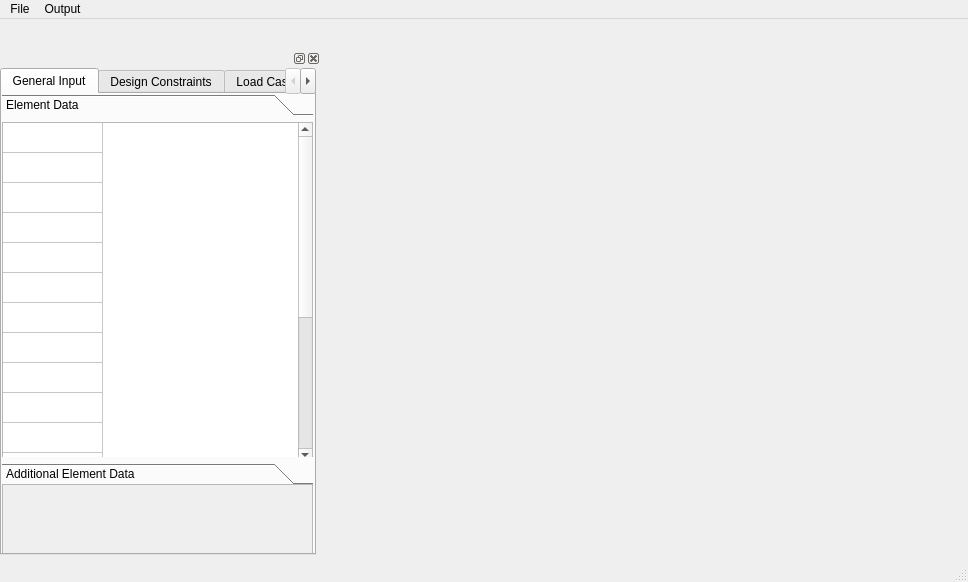
<?xml version="1.0" encoding="UTF-8"?>
<ui version="4.0">
 <class>MainWindow</class>
 <widget class="QMainWindow" name="MainWindow">
  <property name="geometry">
   <rect>
    <x>0</x>
    <y>0</y>
    <width>968</width>
    <height>582</height>
   </rect>
  </property>
  <property name="maximumSize">
   <size>
    <width>16777215</width>
    <height>16777215</height>
   </size>
  </property>
  <property name="windowTitle">
   <string>MainWindow</string>
  </property>
  <widget class="QWidget" name="centralwidget">
   <property name="enabled">
    <bool>true</bool>
   </property>
   <widget class="QDockWidget" name="dockWidget_2">
    <property name="geometry">
     <rect>
      <x>0</x>
      <y>30</y>
      <width>321</width>
      <height>511</height>
     </rect>
    </property>
    <widget class="QWidget" name="dockWidgetContents_2">
     <widget class="QTabWidget" name="tabWidget_2">
      <property name="enabled">
       <bool>true</bool>
      </property>
      <property name="geometry">
       <rect>
        <x>0</x>
        <y>0</y>
        <width>316</width>
        <height>487</height>
       </rect>
      </property>
      <property name="sizePolicy">
       <sizepolicy hsizetype="Expanding" vsizetype="Expanding">
        <horstretch>1</horstretch>
        <verstretch>1</verstretch>
       </sizepolicy>
      </property>
      <property name="maximumSize">
       <size>
        <width>316</width>
        <height>487</height>
       </size>
      </property>
      <property name="currentIndex">
       <number>0</number>
      </property>
      <widget class="QWidget" name="tab_5">
       <attribute name="title">
        <string>General Input</string>
       </attribute>
       <widget class="QToolBox" name="toolBox_2">
        <property name="geometry">
         <rect>
          <x>0</x>
          <y>0</y>
          <width>311</width>
          <height>391</height>
         </rect>
        </property>
        <property name="currentIndex">
         <number>0</number>
        </property>
        <widget class="QWidget" name="page_3">
         <property name="geometry">
          <rect>
           <x>0</x>
           <y>0</y>
           <width>311</width>
           <height>339</height>
          </rect>
         </property>
         <attribute name="label">
          <string>Element Data</string>
         </attribute>
         <widget class="QTableWidget" name="tableWidget_2">
          <property name="enabled">
           <bool>true</bool>
          </property>
          <property name="geometry">
           <rect>
            <x>0</x>
            <y>0</y>
            <width>311</width>
            <height>341</height>
           </rect>
          </property>
          <property name="showGrid">
           <bool>true</bool>
          </property>
          <property name="gridStyle">
           <enum>Qt::SolidLine</enum>
          </property>
          <property name="sortingEnabled">
           <bool>false</bool>
          </property>
          <property name="wordWrap">
           <bool>true</bool>
          </property>
          <attribute name="horizontalHeaderVisible">
           <bool>false</bool>
          </attribute>
          <attribute name="horizontalHeaderHighlightSections">
           <bool>true</bool>
          </attribute>
          <attribute name="verticalHeaderVisible">
           <bool>false</bool>
          </attribute>
          <attribute name="verticalHeaderCascadingSectionResizes">
           <bool>false</bool>
          </attribute>
          <attribute name="verticalHeaderHighlightSections">
           <bool>true</bool>
          </attribute>
          <row>
           <property name="text">
            <string>Elements</string>
           </property>
          </row>
          <row>
           <property name="text">
            <string>From Node</string>
           </property>
          </row>
          <row>
           <property name="text">
            <string>To Node</string>
           </property>
          </row>
          <row>
           <property name="text">
            <string>Element Type</string>
           </property>
          </row>
          <row>
           <property name="text">
            <string>Diameter Basis</string>
           </property>
          </row>
          <row>
           <property name="text">
            <string>Inside Diameter</string>
           </property>
          </row>
          <row>
           <property name="text">
            <string>Length</string>
           </property>
          </row>
          <row>
           <property name="text">
            <string>Finished Thickness</string>
           </property>
          </row>
          <row>
           <property name="text">
            <string>Nominal Thickness</string>
           </property>
          </row>
          <row>
           <property name="text">
            <string>Internal Corrossion All</string>
           </property>
          </row>
          <row>
           <property name="text">
            <string>External Corrosion All</string>
           </property>
          </row>
          <row>
           <property name="text">
            <string>Wind Diameter Multiplier</string>
           </property>
          </row>
          <row>
           <property name="text">
            <string>Material Name</string>
           </property>
          </row>
          <row>
           <property name="text">
            <string>Longitudinal Seam Efficiency</string>
           </property>
          </row>
          <row>
           <property name="text">
            <string>Circumferential Seam Efficiency</string>
           </property>
          </row>
          <row>
           <property name="text">
            <string>Internal Pressure</string>
           </property>
          </row>
          <row>
           <property name="text">
            <string>Temp. for Internal Pressure</string>
           </property>
          </row>
          <row>
           <property name="text">
            <string>External Pressure</string>
           </property>
          </row>
          <row>
           <property name="text">
            <string>Temp. for External Pressure</string>
           </property>
          </row>
          <column>
           <property name="text">
            <string>Data</string>
           </property>
          </column>
          <item row="0" column="0">
           <property name="text">
            <string/>
           </property>
          </item>
          <item row="1" column="0">
           <property name="text">
            <string notr="true"/>
           </property>
          </item>
         </widget>
        </widget>
        <widget class="QWidget" name="page_4">
         <property name="geometry">
          <rect>
           <x>0</x>
           <y>0</y>
           <width>311</width>
           <height>339</height>
          </rect>
         </property>
         <attribute name="label">
          <string>Additional Element Data</string>
         </attribute>
        </widget>
       </widget>
       <widget class="QPlainTextEdit" name="plainTextEdit_2">
        <property name="enabled">
         <bool>false</bool>
        </property>
        <property name="geometry">
         <rect>
          <x>0</x>
          <y>390</y>
          <width>311</width>
          <height>71</height>
         </rect>
        </property>
       </widget>
      </widget>
      <widget class="QWidget" name="tab_6">
       <attribute name="title">
        <string>Design Constraints</string>
       </attribute>
      </widget>
      <widget class="QWidget" name="tab_7">
       <attribute name="title">
        <string>Load Cases</string>
       </attribute>
      </widget>
      <widget class="QWidget" name="tab_8">
       <attribute name="title">
        <string>Wind Data</string>
       </attribute>
      </widget>
     </widget>
    </widget>
   </widget>
  </widget>
  <widget class="QMenuBar" name="menubar">
   <property name="geometry">
    <rect>
     <x>0</x>
     <y>0</y>
     <width>968</width>
     <height>23</height>
    </rect>
   </property>
   <widget class="QMenu" name="menuFile">
    <property name="title">
     <string>File</string>
    </property>
   </widget>
   <widget class="QMenu" name="menuOutput">
    <property name="title">
     <string>Output</string>
    </property>
   </widget>
   <addaction name="menuFile"/>
   <addaction name="menuOutput"/>
  </widget>
  <widget class="QStatusBar" name="statusbar"/>
 </widget>
 <resources/>
 <connections/>
</ui>
